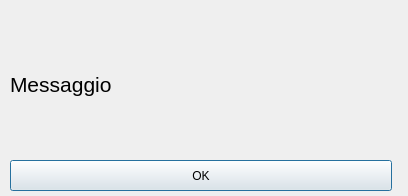
<?xml version="1.0" encoding="UTF-8"?>
<ui version="4.0">
 <class>MsgDialog</class>
 <widget class="QDialog" name="MsgDialog">
  <property name="geometry">
   <rect>
    <x>0</x>
    <y>0</y>
    <width>408</width>
    <height>196</height>
   </rect>
  </property>
  <property name="windowTitle">
   <string>Dialog</string>
  </property>
  <widget class="QLabel" name="messaggio">
   <property name="geometry">
    <rect>
     <x>10</x>
     <y>14</y>
     <width>382</width>
     <height>140</height>
    </rect>
   </property>
   <property name="font">
    <font>
     <pointsize>16</pointsize>
    </font>
   </property>
   <property name="text">
    <string>Messaggio</string>
   </property>
  </widget>
  <widget class="QPushButton" name="bottoneOk">
   <property name="geometry">
    <rect>
     <x>10</x>
     <y>160</y>
     <width>382</width>
     <height>31</height>
    </rect>
   </property>
   <property name="text">
    <string>OK</string>
   </property>
  </widget>
 </widget>
 <resources/>
 <connections/>
</ui>
